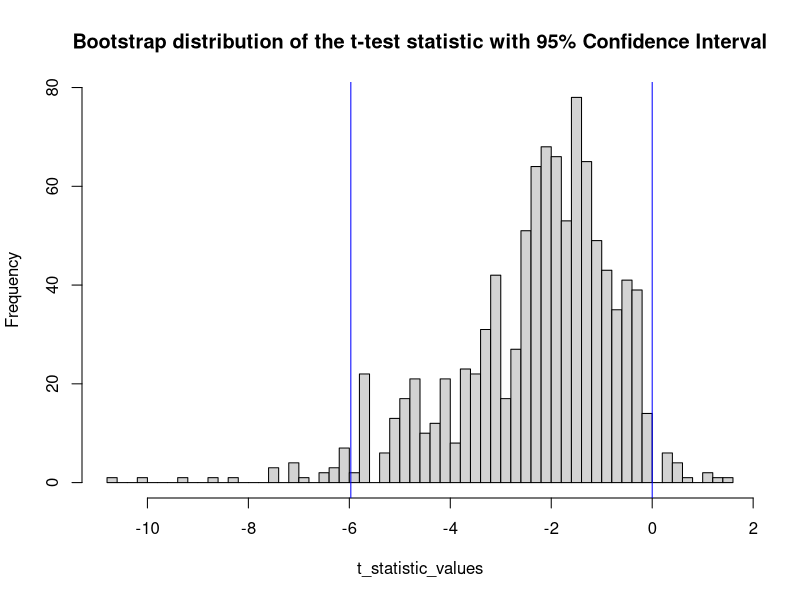

Write the R code that produced this figure.
## ---- chunk 1
set.seed(9)
V1 <- c(10, 11, 11, 10, 12)
V2 <- c(12, 10, 14, 13, 12)
## ---- chunk 2
bootstrapping_1000 <- function(X, Y) {
  ## Calculating the t-test on the sample data (using t.test)
  initial_t_test <- t.test(X, Y)
  initial_t_statistic <- initial_t_test$statistic
  
  ## create space
  t_statistic_values <- rep(0, 1000)
  ## for-loop sampling 100 bootstrap samples by using sample() for both groups
  for(i in 1:1000) {
    S1 <- sample(x = X, replace = TRUE)
    S2 <- sample(x = Y, replace = TRUE)
    
    sample_result <- t.test(S1, S2)
     
  ## calculating t-statistic for each bootstrap sample
  t_statistic_values[i] <- sample_result$statistic
    
  }
  ## compute bootstrap 95% confidence interval based on percentiles (use quantiles()) of the 1000 t-statistics
  CI <- quantile(t_statistic_values, p = c(0.025, 0.975))
  ## plot histogram of the bootstrap sampling distribution of the t-statistic values
  t_test_histogram <- hist(t_statistic_values, nclass = 50, main = "Bootstrap distribution of the t-test statistic with 95% Confidence Interval")
                      abline(v = CI, col = "blue")
  ## Export appropriate results
      ## First make a list of all results
      list_of_information <- list(initial_t_statistic, CI)
      names(list_of_information) <- c("Initial result of the t-test using the sample data", "95% Confidence Interval of the t-statistic")
  return(list_of_information)
  
}

bootstrapping_1000(V1, V2)
